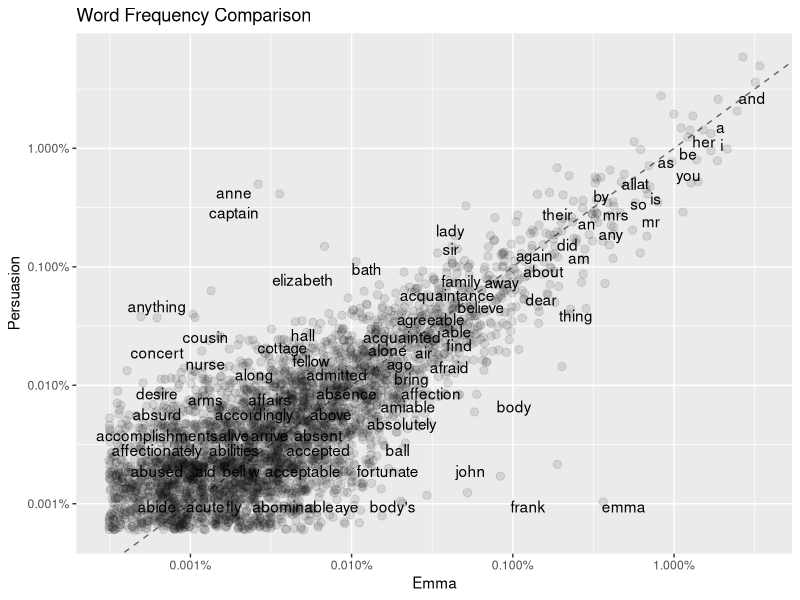

The R script that drew this image:
## ---- chunk 1
#| label: r-compare
#| message: false
#| warning: false
library(tidyr)
library(stringr)
library(dplyr)
library(janeaustenr)
library(tidytext)
library(ggplot2)

# 1. Setup Data: Comparing "Emma" vs "Persuasion"
books <- austen_books() %>%
  filter(book %in% c("Emma", "Persuasion"))

# 2. Calculate Word Frequencies by Book
frequency <- books %>%
  unnest_tokens(word, text) %>%
  # Keep only letters (remove numbers/punctuation artifacts)
  filter(str_detect(word, "[a-z]+")) %>%
  count(book, word) %>%
  group_by(book) %>%
  # Normalize counts to frequencies (because book lengths differ)
  mutate(proportion = n / sum(n)) %>% 
  select(-n) %>% 
  pivot_wider(names_from = book, values_from = proportion) %>%
  # Pivot wider introduces NAs for words present in one book but not the other
  # We use pivot_longer/gather logic or simple plotting
  pivot_longer(cols = c("Emma", "Persuasion"), names_to = "book", values_to = "proportion")

# Wait, the pivot_wider above makes columns "Emma" and "Persuasion".
# Let's redo for a cleaner X-Y plot:
library(scales) # for log scales

freq_wide <- books %>%
  unnest_tokens(word, text) %>%
  filter(str_detect(word, "[a-z]+")) %>%
  count(book, word) %>%
  group_by(book) %>%
  mutate(proportion = n / sum(n)) %>% 
  select(-n) %>%
  pivot_wider(names_from = book, values_from = proportion)

# 3. Visualize
# Words near the diagonal line are used equally.
# Words far from the line are distinctive.
ggplot(freq_wide, aes(x = Emma, y = Persuasion)) +
  geom_abline(color = "gray40", lty = 2) +
  geom_jitter(alpha = 0.1, size = 2.5, width = 0.3, height = 0.3) +
  geom_text(aes(label = word), check_overlap = TRUE, vjust = 1.5) +
  scale_x_log10(labels = percent_format()) +
  scale_y_log10(labels = percent_format()) +
  labs(title = "Word Frequency Comparison", x = "Emma", y = "Persuasion")
